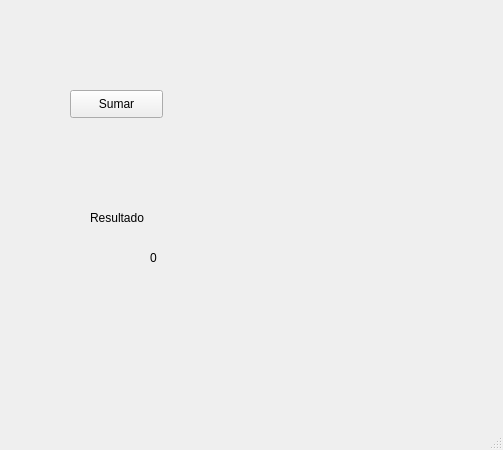
<?xml version="1.0" encoding="UTF-8"?>
<ui version="4.0">
 <class>MainWindow</class>
 <widget class="QMainWindow" name="MainWindow">
  <property name="geometry">
   <rect>
    <x>0</x>
    <y>0</y>
    <width>503</width>
    <height>450</height>
   </rect>
  </property>
  <property name="windowTitle">
   <string>MainWindow</string>
  </property>
  <widget class="QWidget" name="centralwidget">
   <widget class="QPushButton" name="btn_sumar">
    <property name="geometry">
     <rect>
      <x>70</x>
      <y>90</y>
      <width>93</width>
      <height>28</height>
     </rect>
    </property>
    <property name="text">
     <string>Sumar</string>
    </property>
   </widget>
   <widget class="QLabel" name="label">
    <property name="geometry">
     <rect>
      <x>90</x>
      <y>210</y>
      <width>55</width>
      <height>16</height>
     </rect>
    </property>
    <property name="text">
     <string>Resultado</string>
    </property>
   </widget>
   <widget class="QLabel" name="txt_resultado">
    <property name="geometry">
     <rect>
      <x>150</x>
      <y>250</y>
      <width>55</width>
      <height>16</height>
     </rect>
    </property>
    <property name="text">
     <string>0</string>
    </property>
   </widget>
  </widget>
  <widget class="QMenuBar" name="menubar">
   <property name="geometry">
    <rect>
     <x>0</x>
     <y>0</y>
     <width>503</width>
     <height>26</height>
    </rect>
   </property>
  </widget>
  <widget class="QStatusBar" name="statusbar"/>
 </widget>
 <resources/>
 <connections/>
</ui>
